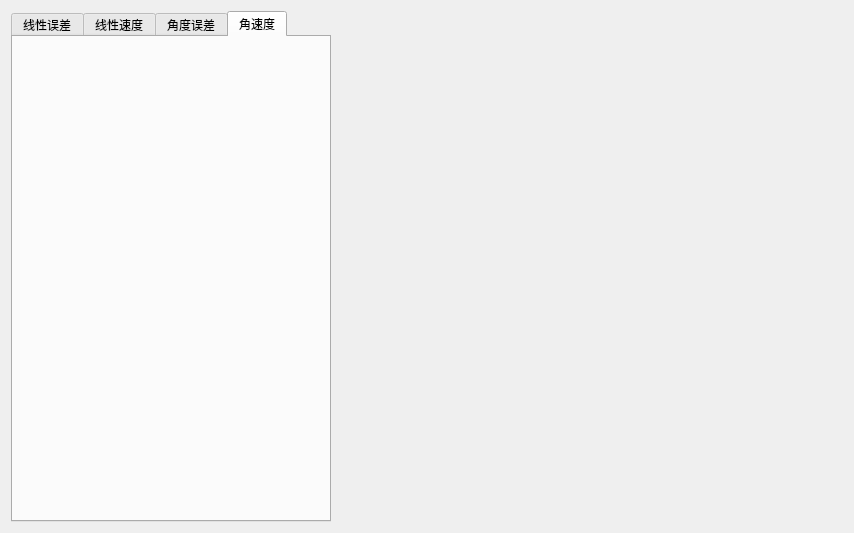
<?xml version="1.0" encoding="UTF-8"?>
<ui version="4.0">
 <class>SleoTestsuiteWidget</class>
 <widget class="QWidget" name="SleoTestsuiteWidget">
  <property name="geometry">
   <rect>
    <x>0</x>
    <y>0</y>
    <width>854</width>
    <height>533</height>
   </rect>
  </property>
  <property name="sizePolicy">
   <sizepolicy hsizetype="Maximum" vsizetype="Maximum">
    <horstretch>0</horstretch>
    <verstretch>0</verstretch>
   </sizepolicy>
  </property>
  <property name="minimumSize">
   <size>
    <width>300</width>
    <height>200</height>
   </size>
  </property>
  <property name="maximumSize">
   <size>
    <width>16777215</width>
    <height>16777215</height>
   </size>
  </property>
  <property name="windowTitle">
   <string>Testsuite! Monitor</string>
  </property>
  <layout class="QHBoxLayout" name="horizontalLayout">
   <item>
    <layout class="QHBoxLayout" name="horizontalLayout_2">
     <item>
      <widget class="QTabWidget" name="tabWidget">
       <property name="maximumSize">
        <size>
         <width>32767</width>
         <height>32767</height>
        </size>
       </property>
       <property name="currentIndex">
        <number>3</number>
       </property>
       <widget class="QWidget" name="linear_error_tab">
        <attribute name="title">
         <string>线性误差</string>
        </attribute>
        <layout class="QVBoxLayout" name="verticalLayout_7">
         <item>
          <widget class="LinearErrorFrame" name="linear_error_frame">
           <property name="frameShape">
            <enum>QFrame::NoFrame</enum>
           </property>
           <property name="frameShadow">
            <enum>QFrame::Raised</enum>
           </property>
          </widget>
         </item>
        </layout>
       </widget>
       <widget class="QWidget" name="linear_speed_tab">
        <attribute name="title">
         <string>线性速度</string>
        </attribute>
        <layout class="QVBoxLayout" name="verticalLayout_8">
         <item>
          <widget class="LinearSpeedFrame" name="linear_speed_frame">
           <property name="frameShape">
            <enum>QFrame::NoFrame</enum>
           </property>
           <property name="frameShadow">
            <enum>QFrame::Raised</enum>
           </property>
          </widget>
         </item>
        </layout>
       </widget>
       <widget class="QWidget" name="angular_error_tab">
        <attribute name="title">
         <string>角度误差</string>
        </attribute>
        <layout class="QVBoxLayout" name="verticalLayout_9">
         <item>
          <widget class="AngularErrorFrame" name="angular_error_frame" native="true"/>
         </item>
        </layout>
       </widget>
       <widget class="QWidget" name="angular_speed_tab">
        <attribute name="title">
         <string>角速度</string>
        </attribute>
        <layout class="QVBoxLayout" name="verticalLayout_10">
         <item>
          <widget class="AngularSpeedFrame" name="angular_speed_frame">
           <property name="frameShape">
            <enum>QFrame::NoFrame</enum>
           </property>
           <property name="frameShadow">
            <enum>QFrame::Raised</enum>
           </property>
          </widget>
         </item>
        </layout>
       </widget>
      </widget>
     </item>
     <item>
      <layout class="QVBoxLayout" name="_configuration_layout_2">
       <item>
        <widget class="TableConfiguration" name="table_configuration_frame">
         <property name="minimumSize">
          <size>
           <width>500</width>
           <height>100</height>
          </size>
         </property>
         <property name="frameShape">
          <enum>QFrame::NoFrame</enum>
         </property>
         <property name="frameShadow">
          <enum>QFrame::Raised</enum>
         </property>
        </widget>
       </item>
      </layout>
     </item>
     <item>
      <layout class="QVBoxLayout" name="_configuration_layout">
       <item>
        <widget class="PlotConfiguration" name="plot_configuration_frame">
         <property name="frameShape">
          <enum>QFrame::NoFrame</enum>
         </property>
         <property name="frameShadow">
          <enum>QFrame::Raised</enum>
         </property>
        </widget>
       </item>
      </layout>
     </item>
    </layout>
   </item>
  </layout>
 </widget>
 <customwidgets>
  <customwidget>
   <class>AngularSpeedFrame</class>
   <extends>QFrame</extends>
   <header>sleo_testsuite.angular_speed_frame</header>
   <container>1</container>
  </customwidget>
  <customwidget>
   <class>AngularErrorFrame</class>
   <extends>QWidget</extends>
   <header>sleo_testsuite.angular_error_frame</header>
  </customwidget>
  <customwidget>
   <class>LinearSpeedFrame</class>
   <extends>QFrame</extends>
   <header>sleo_testsuite.linear_speed_frame</header>
   <container>1</container>
  </customwidget>
  <customwidget>
   <class>LinearErrorFrame</class>
   <extends>QFrame</extends>
   <header>sleo_testsuite.linear_error_frame</header>
   <container>1</container>
  </customwidget>
  <customwidget>
   <class>PlotConfiguration</class>
   <extends>QFrame</extends>
   <header>sleo_testsuite.plot_configuration_frame</header>
   <container>1</container>
  </customwidget>
  <customwidget>
   <class>TableConfiguration</class>
   <extends>QFrame</extends>
   <header>sleo_testsuite.table_configuration_frame</header>
   <container>1</container>
  </customwidget>
 </customwidgets>
 <resources/>
 <connections/>
</ui>
